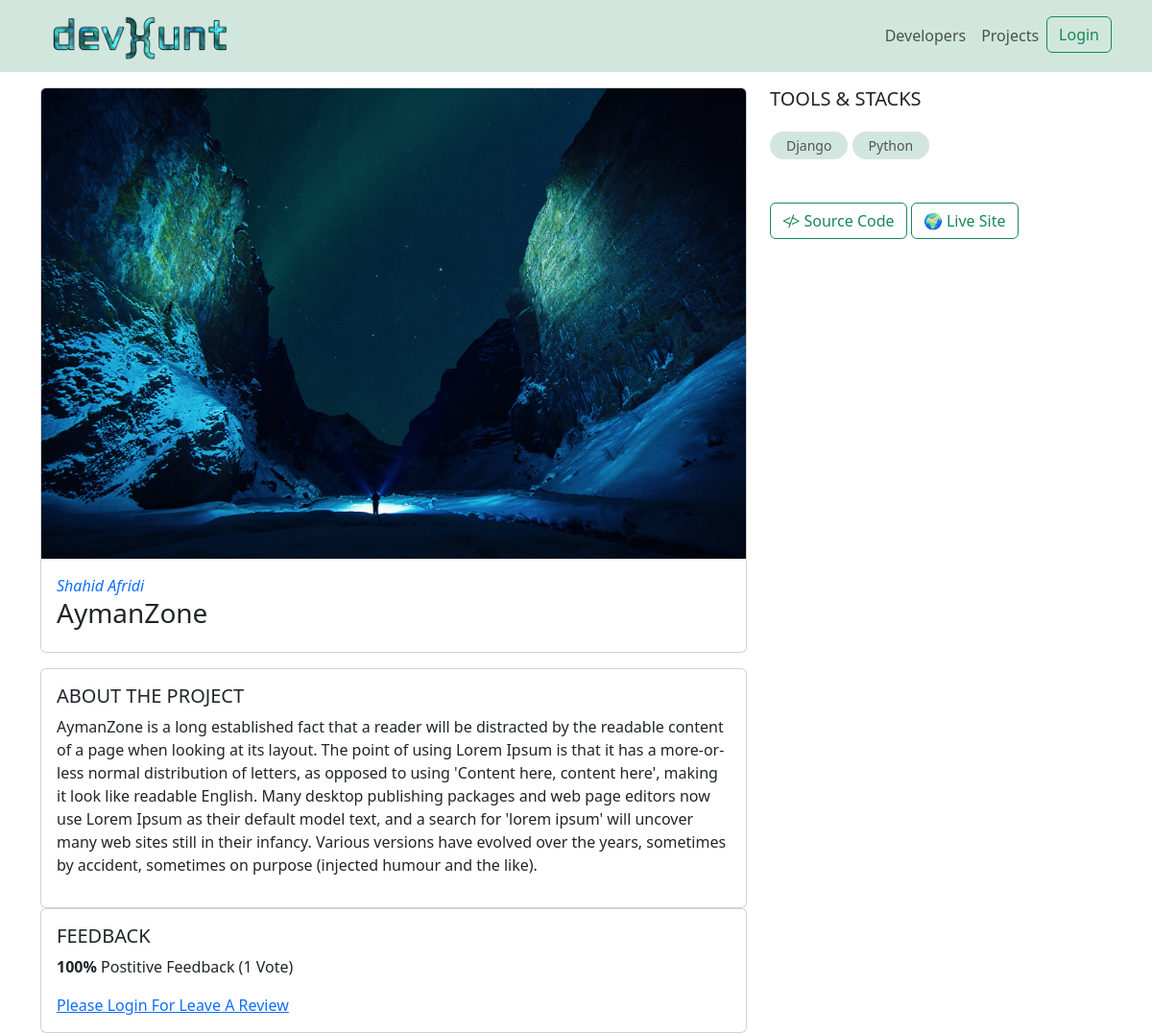
Before: /projects/project/e048b848-b559-4de2-b124-0a9d7d103087/ with the older database file.
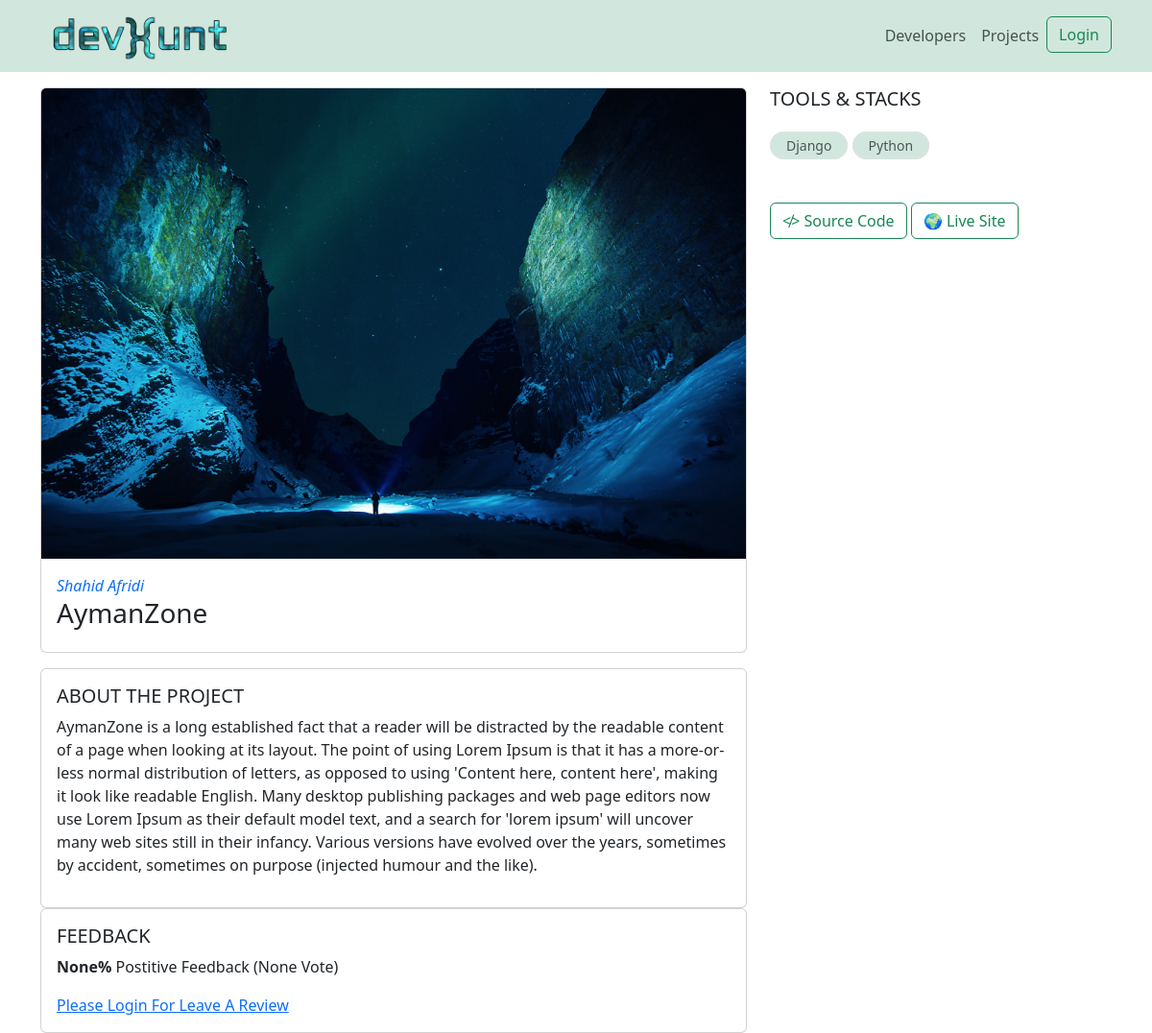
After: the same page with the newer database file.
### projects/models.py (models this page shows, shortened)
class Project(models.Model):
    owner = models.ForeignKey(
        Profile, blank=True, null=True, on_delete=models.SET_NULL)
    title = models.CharField(max_length=255)
    description = models.TextField(null=True, blank=True)
    featured_image = models.ImageField(
        null=True, blank=True, default='default.jpg')
    demo_link = models.CharField(max_length=200, null=True, blank=True)
    source_link = models.CharField(max_length=200, null=True, blank=True)
    tags = models.ManyToManyField('Tag', blank=True)
    vote_total = models.IntegerField(default=0, null=True, blank=True)
    vote_ratio = models.IntegerField(default=0, null=True, blank=True)
    created_at = models.DateTimeField(auto_now_add=True)
    id = models.UUIDField(default=uuid.uuid4, unique=True,
                          primary_key=True, editable=False)
    class Meta:
        ordering = ['-vote_total','-vote_ratio', 'title']
    @property
    def reviewers(self):
        queryset = self.review_set.all().values_list('owner__id', flat=True)
        return queryset

### users/models.py (models this page shows, shortened)
class Profile(models.Model):
    user = models.OneToOneField(
        User, on_delete=models.CASCADE, blank=True, null=True)
    name = models.CharField(max_length=255, blank=True, null=True)
    email = models.EmailField(max_length=500, blank=True, null=True)
    username = models.CharField(max_length=255, blank=True, null=True)
    short_intro = models.CharField(max_length=200, blank=True, null=True)
    location = models.CharField(max_length=200, blank=True, null=True)
    bio = models.TextField(blank=True, null=True)
    profile_image = models.ImageField(
        blank=True, null=True, upload_to='profiles/', default='profiles/user-default.png')
    social_github = models.CharField(max_length=200, blank=True, null=True)
    social_twitter = models.CharField(max_length=200, blank=True, null=True)
    social_linkedin = models.CharField(max_length=200, blank=True, null=True)
    social_youtube = models.CharField(max_length=200, blank=True, null=True)
    social_website = models.CharField(max_length=200, blank=True, null=True)
    created_at = models.DateTimeField(auto_now_add=True)
    id = models.UUIDField(default=uuid.uuid4, unique=True,
                          primary_key=True, editable=False)

### projects/views.py (the view, shortened to what this page needs)
# urls.py: path("project/<str:pk>/", views.project, name="single-project"),
def project(request, pk):
    project = Project.objects.get(id=pk)
    form = ReviewForm()
    context = {
        'project': project,
        'form':form
    }
    return render(request, 'projects/single-project.html', context)

### projects/templates/projects/single-project.html (shortened to what this page needs)
{% extends 'main.html' %}
{% block content %}
    <div class="container text-center mt-3">
        <div class="row">
          <div class="col-12 col-sm-12 col-md-8">
                <div class="card mb-3">
                    <img src="{{project.featured_image.url}}" class="card-img-top" alt="...">
                    <div class="card-body text-start">
                        <a class='text-decoration-none fst-italic' href="#">{{project.owner.name}}</a>
                    <h3 class="">{{project.title}}</h3>
                    </div>
                </div>
                <div class='card p-3 text-start'>
                    <h5 class='font-weight-bold'>ABOUT THE PROJECT</h5>
                    <p>{{project.description}}</p>
                </div>
                <div class='card p-3 text-start'>
                    <h5 class='font-weight-bold'>FEEDBACK</h5>
                    <p class="">
                        <span style="font-weight: bold;">{{project.vote_ratio}}%</span> Postitive
                        Feedback ({{project.vote_total}} Vote{{project.vote_total|pluralize:"s"}})
                    </p>
                    {% if request.user.profile.id in project.reviewers %}
                        <p>You Have Already Submitted Your Review For This Project</p>
                    {% elif request.user.profile == project.owner %}
                        <p>You Can't Review For Your Own Project</p>
                    {% else %}
                        <a href="{% url 'login' %}?next={{request.path}}"> Please Login For Leave A Review</a>
                    {% endif %}
                </div>
          </div>
          <div class="col-12 col-sm-12 col-md-4 text-start">
            <h5 class='font-weight-bold mb-4'>TOOLS & STACKS</h5>
            {% for tag in project.tags.all %}
            <small class="border border-1 py-1 px-3 mb-3 bg-success-subtle text-body-secondary rounded-pill">{{tag.name}}</small>
            {% endfor %}
            <div class='mt-5'>
                <a class="text-decoration-none btn btn-outline-success mb-3" href="#"> &#8814> Source Code</a>
                <a class="text-decoration-none btn btn-outline-success mb-3" href="#"> &#127757  Live Site</a>
            </div>
          </div>
        </div>
    </div>
{% endblock content %}

Changed rows visible on the page:
changed Project "AymanZone": vote_ratio "100" → "None"; vote_total "1" → "None"
